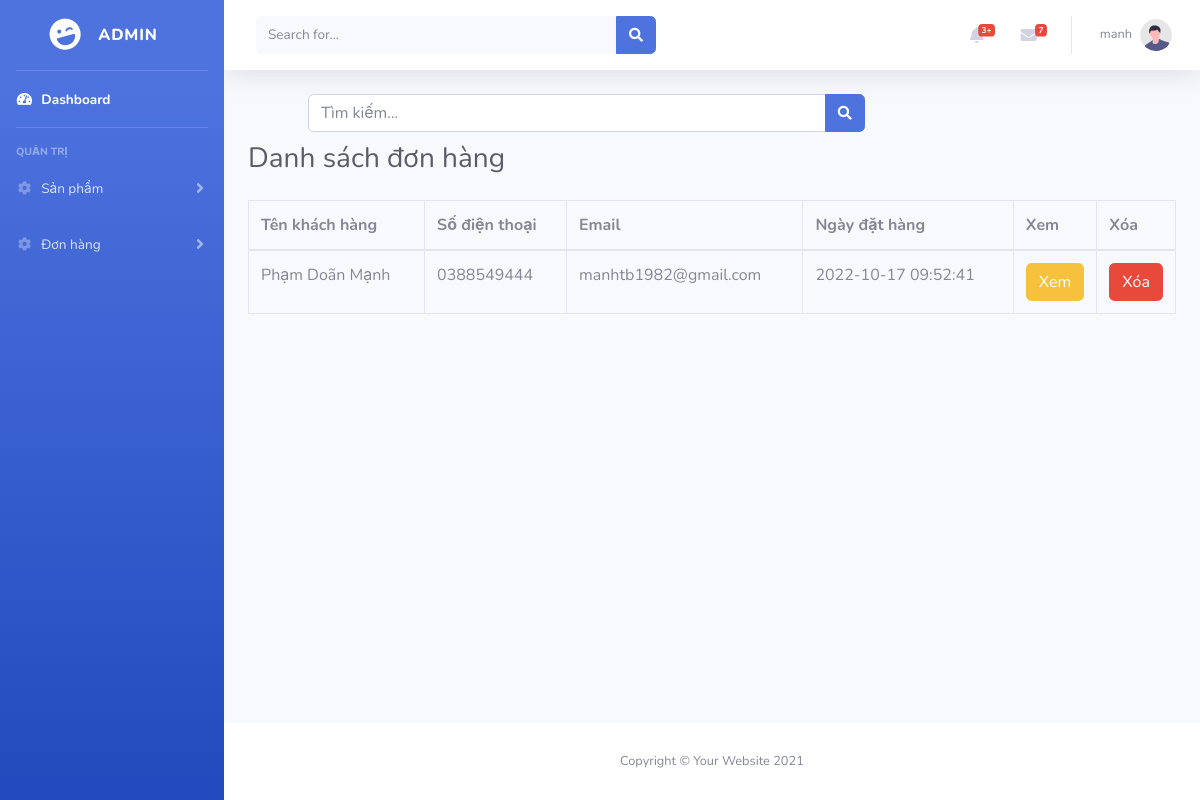
The page /view/admin/order/list.php (signed in) on the database its author committed.
### tables this page shows
CREATE TABLE `orders` (
  `id` int(11) NOT NULL,
  `code` varchar(50) NOT NULL,
  `customer_id` int(11) NOT NULL,
  `created_at` varchar(50) NOT NULL
);

CREATE TABLE `customers` (
  `id` int(11) NOT NULL,
  `name` varchar(255) NOT NULL,
  `phone` varchar(255) NOT NULL,
  `email` varchar(255) NOT NULL,
  `city` varchar(255) NOT NULL,
  `note` text NOT NULL
);

### Controller/CartController.php (called while the page is built, shortened)
<?php
include_once('../../../Model/Cart.php');
class CartController
{
    public function getAll()
    {
        $order = new Cart();
        $result = $order->getAll();
        return $result;
    }
}

### Model/Cart.php (called while the page is built, shortened)
<?php
class Cart extends Database
{
    function getAll()
    {
        $sql = "SELECT o.*, cus.name as cus_name, cus.phone as cus_phone, cus.email as cus_email FROM orders as o inner join customers as cus on o.customer_id = cus.id";
        $result = mysqli_query(parent::$conn, $sql);
        return $result;
    }
}

### view/admin/order/list.php (the view, shortened to what this page needs)
<?php
include_once('../include/header.php');
include_once('../../../Controller/CartController.php');
$cart = new CartController();
$orders = $cart->getAll();
?>
<form class="form_list_search" action="" method="get">
    <div class="input-group">
        <input type="text" class="form-control small" placeholder="Tìm kiếm..." aria-label="Search"
            aria-describedby="basic-addon2" name="name">
        <div class="input-group-append">
            <button class="btn btn-primary" type="submit">
                <i class="fas fa-search fa-sm"></i>
            </button>
        </div>
    </div>
</form>
<div class="d-sm-flex align-items-center justify-content-between mb-4">
    <h1 class="h3 mb-0 text-gray-800">Danh sách đơn hàng</h1>
</div>
<table class="table table-bordered">
    <thead>
        <tr>
            <th>Tên khách hàng</th>
            <th>Số điện thoại</th>
            <th>Email</th>
            <th>Ngày đặt hàng</th>
            <th width="5%">Xem</th>
            <th width="5%">Xóa</th>
        </tr>
    </thead>
    <tbody>
        <?php if (mysqli_num_rows($orders) > 0) {
            while ($order = mysqli_fetch_array($orders)) {
        ?>
        <tr>
            <td><?= $order['cus_name'] ?></td>
            <td><?= $order['cus_phone'] ?></td>
            <td><?= $order['cus_email'] ?></td>
            <td><?= date('Y-m-d H:i:s', $order['created_at']) ?></td>
            <td>
                <a href="/web_demo/view/admin/order/view.php?id=<?= $order['id'] ?>" class="btn btn-warning">Xem</a>
            </td>
            <td>
                <a href="/web_demo/view/admin/order/delete.php?id=<?= $order['id'] ?>" class="btn btn-danger"
                    onclick="return confirm('Bạn có chắc chắn xóa ?')">Xóa</a>
            </td>
        </tr>
        <?php
            }
        } ?>
    </tbody>
</table>
<?php
include_once('../include/footer.php');
?>

### public/css/admin.css (style rules this page uses)
.form_list_search { width: 60%; margin: 20px 0px 10px 60px; }

### rows shown on the page
orders: customer.name "Phạm Doãn Mạnh", customer.phone "0388549444", customer.email "manhtb1982@gmail.com", created_at "2022-10-17 09:52:41"

### other values the page prints
$_SESSION['name'] "manh"
